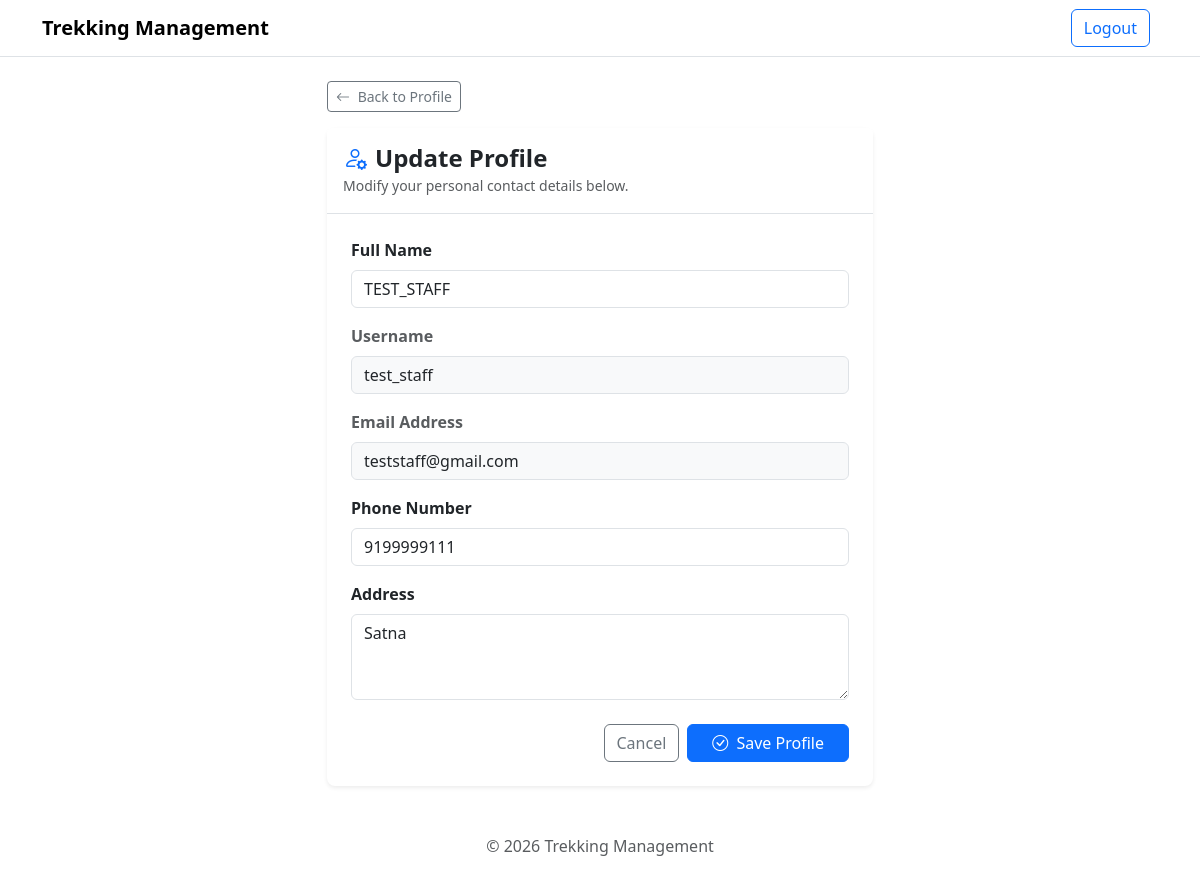
Before: /update-profile (signed in) with the older database file.
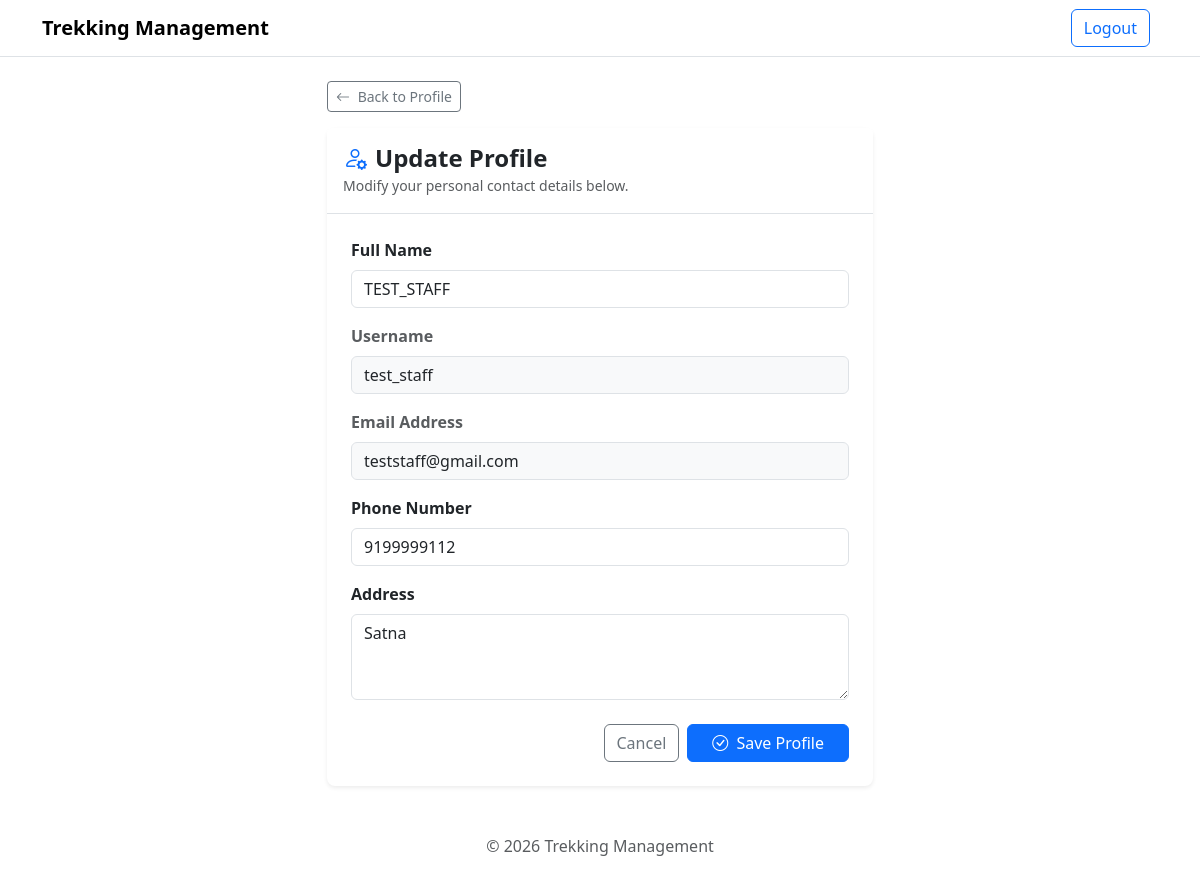
After: the same page with the newer database file.
### models.py (models this page shows)
class staff_profile(db.Model):
    id = db.Column(
        db.Integer,
        primary_key = True
    )
    user_id = db.Column(
        db.Integer,
        db.ForeignKey('user.id'),
        unique=True,
        nullable=False
    )
    phone = db.Column(
        db.Integer
    )
    Address = db.Column(
        db.String(200),
        nullable=False
    )

### app.py (the view, shortened to what this page needs)
@app.route('/update-profile', methods=['GET', 'POST'])
def update_profile():
    if 'user_id' not in session:
        return redirect('/login')
    user_id = session.get('user_id')
    current_user = User.query.get(user_id)
    return render_template('update_profile.html', current_user=current_user)

### templates/update_profile.html (shortened to what this page needs)
{% extends 'base.html' %}
{% block content %}
<div class="row justify-content-center mt-3 mb-5">
    <div class="col-md-8 col-lg-6">
        <div class="mb-3">
            <a href="{{ url_for('staff_dashboard', tab='profile') }}" class="btn btn-outline-secondary btn-sm">
                <i class="bi bi-arrow-left me-1"></i> Back to Profile
            </a>
        </div>
        <div class="card border-0 shadow-sm rounded-3">
            <div class="card-header bg-white border-bottom py-3">
                <h4 class="fw-bold mb-0 text-dark">
                    <i class="bi bi-person-gear text-primary me-2"></i>Update Profile
                </h4>
                <small class="text-muted">Modify your personal contact details below.</small>
            </div>
            <div class="card-body p-4">
                <form action="/update-profile" method="POST">
                    <div class="mb-3">
                        <label for="name" class="form-label fw-semibold">Full Name</label>
                        <input type="text" class="form-control" id="name" name="name"
                            value="{{ current_user.name }}" required>
                    </div>
                    <div class="mb-3">
                        <label class="form-label fw-semibold text-muted">Username</label>
                        <input type="text" class="form-control bg-light" value="{{ current_user.username }}" readonly disabled>
                    </div>
                    <div class="mb-3">
                        <label class="form-label fw-semibold text-muted">Email Address</label>
                        <input type="email" class="form-control bg-light" value="{{ current_user.email }}" readonly disabled>
                    </div>
                    <div class="mb-3">
                        <label for="phone" class="form-label fw-semibold">Phone Number</label>
                        <input type="text" class="form-control" id="phone" name="phone"
                            placeholder="e.g. 9876543210"
                            value="{{ current_user.profile.phone if current_user.profile and current_user.profile.phone else '' }}">
                    </div>
                    <div class="mb-4">
                        <label for="address" class="form-label fw-semibold">Address</label>
                        <textarea class="form-control" id="address" name="address" rows="3"
                            placeholder="Enter your full address">{{ current_user.profile.Address if current_user.profile and current_user.profile.Address else '' }}</textarea>
                    </div>
                    <div class="d-flex justify-content-end gap-2">
                        <a href="{{ url_for('staff_dashboard', tab='profile') }}" class="btn btn-outline-secondary">Cancel</a>
                        <button type="submit" class="btn btn-primary px-4">
                            <i class="bi bi-check-circle me-1"></i> Save Profile
                        </button>
                    </div>
                </form>
            </div>
        </div>
    </div>
</div>
{% endblock %}

Changed rows visible on the page:
changed staff_profile "Satna": phone "9199999111" → "9199999112"
